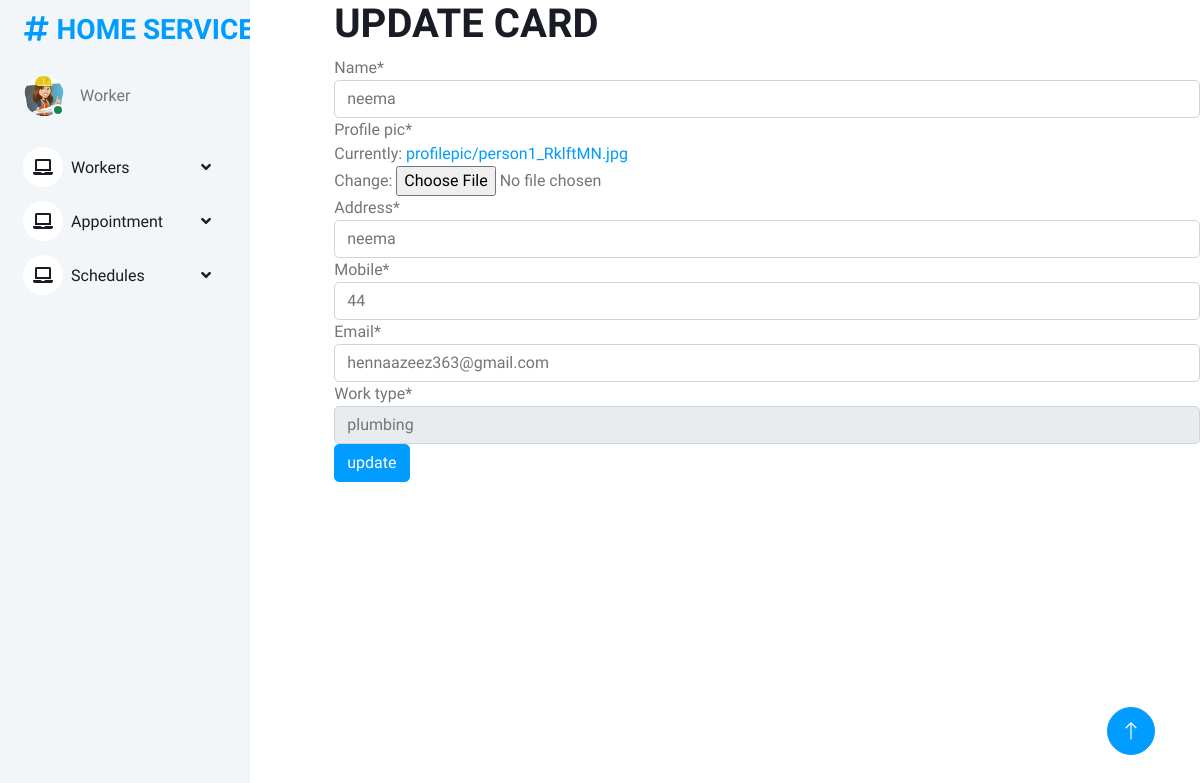
Screenshot of /worker_update/3/ with the database file from the repository.
### onlinehomeservice_app/models.py (models this page shows, shortened)
class register(models.Model):
    user=models.ForeignKey(Login,on_delete=models.CASCADE)
    name = models.CharField(max_length=100)
    profile_pic= models.FileField(upload_to='profilepic/')
    address = models.CharField(max_length=40)
    mobile = models.CharField(max_length=20,null=False)
    email = models.EmailField()
    work_type = models.ForeignKey(work,on_delete=models.CASCADE)

class work(models.Model):
    name = models.CharField(max_length=100)
    charge = models.IntegerField()
    def __str__(self):
        return self.name

### onlinehomeservice_app/views.py (the view)
# urls.py: path("worker_update/<int:id>/", views.worker_update, name="worker_update"),
def worker_update(request,id):
    a = register.objects.get(id=id)
    form = register_form(instance=a)
    if request.method == 'POST':
        form = register_form(request.POST,instance=a)
        if form.is_valid():
            form.save()
            return redirect('workers_data')
    return render(request,'worker/worker_view_workerdata.html',{'form':form})

### onlinehomeservice_app/forms.py
class register_form(forms.ModelForm):
    class Meta:
        model = register
        fields = '__all__'
        exclude=("user",)

### templates/worker/worker_view_workerdata.html (shortened to what this page needs)
{% extends "worker/workerbase.html" %}
{% block content %}
{% load crispy_forms_filters %}
<h1>UPDATE CARD</h1>
<form method="POST">
  {{ form|crispy }}
  <button type="submit" class="btn btn-primary">update</button>
</form>
{% endblock %}

### static/assets1/css/style.css (style rules this page uses)
:root { --primary: #009CFF; --light: #F3F6F9; --dark: #191C24; }
.btn { transition: .5s; }
.btn.btn-primary { color: #FFFFFF; }

### rows the page displays
register: name "neema", address "neema", mobile "44", email "hennaazeez363@gmail.com", work_type "plumbing"
